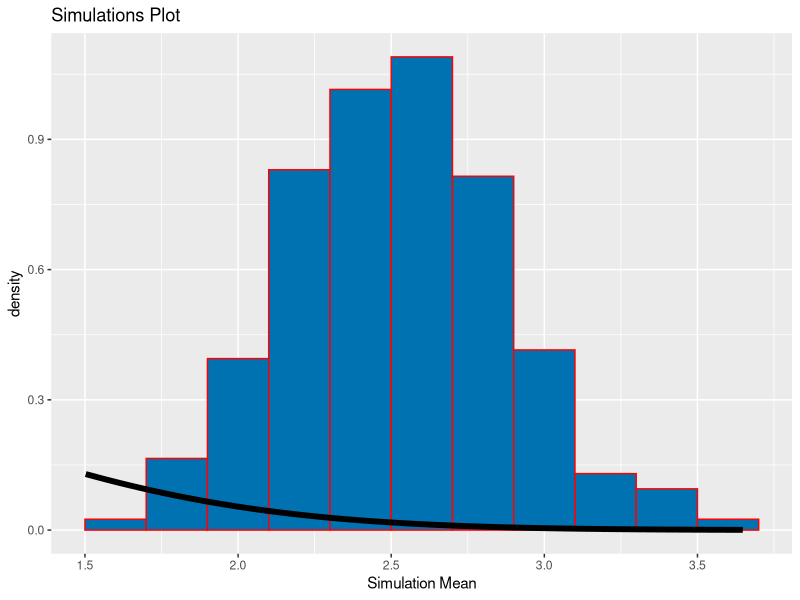

This figure's R source:
## ---- chunk 1
ECHO=TRUE
set.seed(2116)
lambda = 0.4
exponentials = 50
## ---- chunk 2
simMeans = NULL
for (i in 1 : 1000) simMeans = c(simMeans, mean(rexp(exponentials, lambda)))
## ---- chunk 3
mean(simMeans)
## ---- chunk 4
lambda^-1
## ---- chunk 5
abs(mean(simMeans)-lambda^-1)
## ---- chunk 6
var(simMeans)
## ---- chunk 7
(lambda * sqrt(exponentials))^-2
## ---- chunk 8
abs(var(simMeans)-(lambda * sqrt(exponentials))^-2)
## ---- chunk 9
library(ggplot2)
ggplot(data.frame(y=simMeans), aes(x=y)) + 
  geom_histogram(aes(y=..density..), binwidth=0.2, fill="#0072B2", 
                 color="red") +
  stat_function(fun=dnorm, arg=list(mean=lambda^-1, 
                                    sd=(lambda*sqrt(exponentials))^-1), 
                size=2) +
  labs(title="Simulations Plot", x="Simulation Mean")
